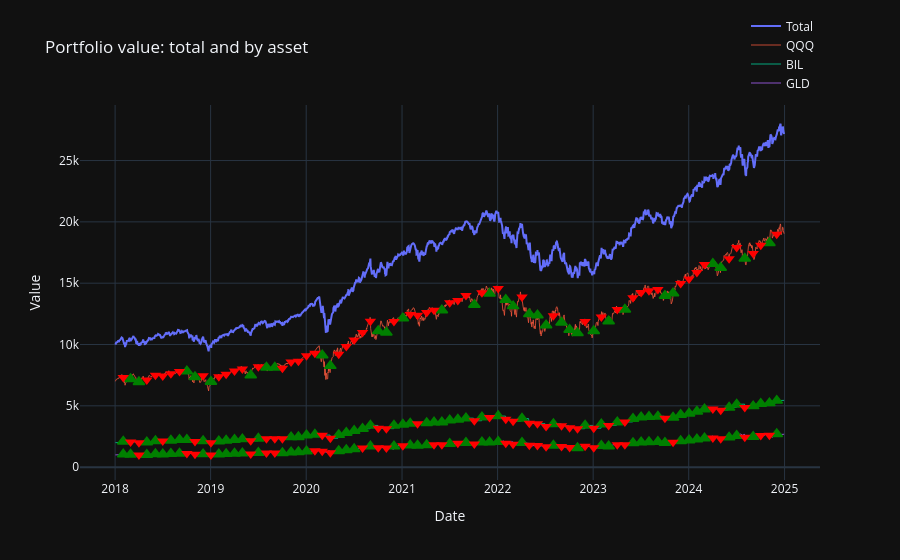

The notebook cell this image was saved under:
### Code cell
from tiportfolio.report import plot_portfolio_with_assets_interactive

fig = plot_portfolio_with_assets_interactive(result, mark_rebalances=True)
fig.show()

### Figure 1 — Plotly figure (JSON) as saved in the notebook; plotly's stock layout.template omitted (floating-point values rounded to 4 significant figures; data arrays with more than 128 entries replaced by an {"elided": "..."} marker saying what was removed)
{"data": [{"hovertemplate": "Date: %{x|%Y-%m-%d}<br>Value: %{y:,.2f}<extra></extra>", "line": {"width": 2}, "mode": "lines", "name": "Total", "x": {"elided": "1760 str values"}, "y": {"elided": "1760 float values"}, "type": "scatter"}, {"customdata": {"elided": "1760 float values"}, "hovertemplate": "Date: %{x|%Y-%m-%d}<br>QQQ: %{y:,.2f} (%{customdata:.1f}% of portfolio)<extra></extra>", "line": {"width": 1}, "mode": "lines", "name": "QQQ", "opacity": 0.8, "x": {"elided": "1760 str values"}, "y": {"elided": "1760 float values"}, "type": "scatter"}, {"customdata": {"elided": "1760 float values"}, "hovertemplate": "Date: %{x|%Y-%m-%d}<br>BIL: %{y:,.2f} (%{customdata:.1f}% of portfolio)<extra></extra>", "line": {"width": 1}, "mode": "lines", "name": "BIL", "opacity": 0.8, "x": {"elided": "1760 str values"}, "y": {"elided": "1760 float values"}, "type": "scatter"}, {"customdata": {"elided": "1760 float values"}, "hovertemplate": "Date: %{x|%Y-%m-%d}<br>GLD: %{y:,.2f} (%{customdata:.1f}% of portfolio)<extra></extra>", "line": {"width": 1}, "mode": "lines", "name": "GLD", "opacity": 0.8, "x": {"elided": "1760 str values"}, "y": {"elided": "1760 float values"}, "type": "scatter"}, {"hoverinfo": "text", "hovertext": ["QQQ Buy<br>Date: 2018-03-01<br>Price: 155.60<br>Qty: 0.1777", "QQQ Buy<br>Date: 2018-04-02<br>Price: 147.36<br>Qty: 0.8858", "QQQ Buy<br>Date: 2018-10-02<br>Price: 176.71<br>Qty: 0.0323", "QQQ Buy<br>Date: 2018-11-02<br>Price: 161.13<br>Qty: 1.4178", "QQQ Buy<br>Date: 2019-01-02<br>Price: 147.77<br>Qty: 1.7209", "QQQ Buy<br>Date: 2019-06-03<br>Price: 162.61<br>Qty: 1.6427", "QQQ Buy<br>Date: 2019-08-02<br>Price: 179.47<br>Qty: 0.2973", "QQQ Buy<br>Date: 2019-09-03<br>Price: 177.84<br>Qty: 0.4678", "QQQ Buy<br>Date: 2020-03-02<br>Price: 208.18<br>Qty: 0.3972", "QQQ Buy<br>Date: 2020-04-02<br>Price: 179.31<br>Qty: 2.2279", "QQQ Buy<br>Date: 2020-10-02<br>Price: 265.27<br>Qty: 1.1441", "QQQ Buy<br>Date: 2020-11-02<br>Price: 261.08<br>Qty: 0.1886", "QQQ Buy<br>Date: 2021-01-04<br>Price: 299.66<br>Qty: 0.0323", "QQQ Buy<br>Date: 2021-06-02<br>Price: 323.47<br>Qty: 0.3522", "QQQ Buy<br>Date: 2021-10-04<br>Price: 342.83<br>Qty: 0.7842", "QQQ Buy<br>Date: 2021-12-01<br>Price: 376.37<br>Qty: 0.0334", "QQQ Buy<br>Date: 2022-02-01<br>Price: 355.83<br>Qty: 1.1033", "QQQ Buy<br>Date: 2022-03-01<br>Price: 332.43<br>Qty: 1.1359", "QQQ Buy<br>Date: 2022-05-02<br>Price: 310.42<br>Qty: 1.6802", "QQQ Buy<br>Date: 2022-06-02<br>Price: 306.42<br>Qty: 0.1777", "QQQ Buy<br>Date: 2022-07-05<br>Price: 280.22<br>Qty: 0.8951", "QQQ Buy<br>Date: 2022-09-02<br>Price: 288.24<br>Qty: 0.6759", "QQQ Buy<br>Date: 2022-10-03<br>Price: 268.06<br>Qty: 0.9133", "QQQ Buy<br>Date: 2022-11-02<br>Price: 260.37<br>Qty: 0.2261", "QQQ Buy<br>Date: 2023-01-03<br>Price: 259.82<br>Qty: 1.4547", "QQQ Buy<br>Date: 2023-03-01<br>Price: 286.07<br>Qty: 0.1879", "QQQ Buy<br>Date: 2023-05-02<br>Price: 314.24<br>Qty: 0.1218", "QQQ Buy<br>Date: 2023-10-02<br>Price: 356.44<br>Qty: 0.3516", "QQQ Buy<br>Date: 2023-11-02<br>Price: 358.59<br>Qty: 0.2991", "QQQ Buy<br>Date: 2024-04-02<br>Price: 436.89<br>Qty: 0.4854", "QQQ Buy<br>Date: 2024-05-02<br>Price: 422.82<br>Qty: 0.4572", "QQQ Buy<br>Date: 2024-08-02<br>Price: 445.18<br>Qty: 1.1684", "QQQ Buy<br>Date: 2024-11-04<br>Price: 482.81<br>Qty: 0.0468"], "legendgroup": "QQQ", "marker": {"color": "green", "line": {"color": "green", "width": 1.5}, "size": 10, "symbol": "triangle-up"}, "mode": "markers", "name": "QQQ Buy", "showlegend": false, "x": ["2018-03-01T05:00:00+00:00", "2018-04-02T04:00:00+00:00", "2018-10-02T04:00:00+00:00", "2018-11-02T04:00:00+00:00", "2019-01-02T05:00:00+00:00", "2019-06-03T04:00:00+00:00", "2019-08-02T04:00:00+00:00", "2019-09-03T04:00:00+00:00", "2020-03-02T05:00:00+00:00", "2020-04-02T04:00:00+00:00", "2020-10-02T04:00:00+00:00", "2020-11-02T05:00:00+00:00", "2021-01-04T05:00:00+00:00", "2021-06-02T04:00:00+00:00", "2021-10-04T04:00:00+00:00", "2021-12-01T05:00:00+00:00", "2022-02-01T05:00:00+00:00", "2022-03-01T05:00:00+00:00", "2022-05-02T04:00:00+00:00", "2022-06-02T04:00:00+00:00", "2022-07-05T04:00:00+00:00", "2022-09-02T04:00:00+00:00", "2022-10-03T04:00:00+00:00", "2022-11-02T04:00:00+00:00", "2023-01-03T05:00:00+00:00", "2023-03-01T05:00:00+00:00", "2023-05-02T04:00:00+00:00", "2023-10-02T04:00:00+00:00", "2023-11-02T04:00:00+00:00", "2024-04-02T04:00:00+00:00", "2024-05-02T04:00:00+00:00", "2024-08-02T04:00:00+00:00", "2024-11-04T05:00:00+00:00"], "y": [7187.0, 6937.0, 7814.0, 7354.0, 6965.0, 7504.0, 8122.0, 8131.0, 9127.0, 8260.0, 11110.0, 10980.0, 12150.0, 12800.0, 13250.0, 14170.0, 13650.0, 13130.0, 12490.0, 12390.0, 11580.0, 11790.0, 11210.0, 10950.0, 11100.0, 11900.0, 12850.0, 13990.0, 14180.0, 16600.0, 16250.0, 17020.0, 18280.0], "type": "scatter"}, {"hoverinfo": "text", "hovertext": ["QQQ Sell<br>Date: 2018-02-01<br>Price: 158.89<br>Qty: -0.6765", "QQQ Sell<br>Date: 2018-05-02<br>Price: 153.34<br>Qty: -0.6683", "QQQ Sell<br>Date: 2018-06-04<br>Price: 165.16<br>Qty: -1.0266", "QQQ Sell<br>Date: 2018-07-02<br>Price: 164.09<br>Qty: -0.0843", "QQQ Sell<br>Date: 2018-08-02<br>Price: 170.49<br>Qty: -0.6061", "QQQ Sell<br>Date: 2018-09-04<br>Price: 176.48<br>Qty: -0.5006", "QQQ Sell<br>Date: 2018-12-03<br>Price: 163.94<br>Qty: -0.2286", "QQQ Sell<br>Date: 2019-02-01<br>Price: 159.76<br>Qty: -0.9302", "QQQ Sell<br>Date: 2019-03-01<br>Price: 166.38<br>Qty: -0.6283", "QQQ Sell<br>Date: 2019-04-02<br>Price: 174.66<br>Qty: -0.6302", "QQQ Sell<br>Date: 2019-05-02<br>Price: 179.80<br>Qty: -0.4403", "QQQ Sell<br>Date: 2019-07-02<br>Price: 182.02<br>Qty: -1.1878", "QQQ Sell<br>Date: 2019-10-02<br>Price: 176.66<br>Qty: -0.0365", "QQQ Sell<br>Date: 2019-11-04<br>Price: 192.07<br>Qty: -1.0586", "QQQ Sell<br>Date: 2019-12-02<br>Price: 194.85<br>Qty: -0.3169", "QQQ Sell<br>Date: 2020-01-02<br>Price: 207.93<br>Qty: -0.6389", "QQQ Sell<br>Date: 2020-02-03<br>Price: 213.92<br>Qty: -0.2292", "QQQ Sell<br>Date: 2020-05-04<br>Price: 207.47<br>Qty: -1.6577", "QQQ Sell<br>Date: 2020-06-02<br>Price: 227.15<br>Qty: -1.0961", "QQQ Sell<br>Date: 2020-07-02<br>Price: 243.53<br>Qty: -0.7652", "QQQ Sell<br>Date: 2020-08-03<br>Price: 260.13<br>Qty: -0.3704", "QQQ Sell<br>Date: 2020-09-02<br>Price: 292.36<br>Qty: -1.4550", "QQQ Sell<br>Date: 2020-12-01<br>Price: 293.46<br>Qty: -1.5564", "QQQ Sell<br>Date: 2021-02-01<br>Price: 312.36<br>Qty: -0.6669", "QQQ Sell<br>Date: 2021-03-01<br>Price: 313.50<br>Qty: -0.3340", "QQQ Sell<br>Date: 2021-04-05<br>Price: 321.12<br>Qty: -0.2721", "QQQ Sell<br>Date: 2021-05-03<br>Price: 326.11<br>Qty: -0.0396", "QQQ Sell<br>Date: 2021-07-02<br>Price: 348.28<br>Qty: -1.0826", "QQQ Sell<br>Date: 2021-08-02<br>Price: 354.07<br>Qty: -0.1373", "QQQ Sell<br>Date: 2021-09-02<br>Price: 369.42<br>Qty: -0.4849", "QQQ Sell<br>Date: 2021-11-02<br>Price: 378.24<br>Qty: -1.0474", "QQQ Sell<br>Date: 2022-01-03<br>Price: 391.03<br>Qty: -0.3769", "QQQ Sell<br>Date: 2022-04-04<br>Price: 359.95<br>Qty: -0.9302", "QQQ Sell<br>Date: 2022-08-02<br>Price: 306.95<br>Qty: -1.0907", "QQQ Sell<br>Date: 2022-12-01<br>Price: 287.84<br>Qty: -0.7960", "QQQ Sell<br>Date: 2023-02-01<br>Price: 295.62<br>Qty: -1.2979", "QQQ Sell<br>Date: 2023-04-03<br>Price: 314.99<br>Qty: -0.8096", "QQQ Sell<br>Date: 2023-06-02<br>Price: 348.94<br>Qty: -1.3136", "QQQ Sell<br>Date: 2023-07-03<br>Price: 364.83<br>Qty: -0.5394", "QQQ Sell<br>Date: 2023-08-02<br>Price: 368.87<br>Qty: -0.0734", "QQQ Sell<br>Date: 2023-09-05<br>Price: 372.49<br>Qty: -0.0963", "QQQ Sell<br>Date: 2023-12-01<br>Price: 384.74<br>Qty: -0.6170", "QQQ Sell<br>Date: 2024-01-02<br>Price: 398.22<br>Qty: -0.3887", "QQQ Sell<br>Date: 2024-02-01<br>Price: 417.30<br>Qty: -0.5000", "QQQ Sell<br>Date: 2024-03-01<br>Price: 440.77<br>Qty: -0.5304", "QQQ Sell<br>Date: 2024-06-03<br>Price: 448.80<br>Qty: -0.5690", "QQQ Sell<br>Date: 2024-07-02<br>Price: 483.10<br>Qty: -0.8038", "QQQ Sell<br>Date: 2024-09-03<br>Price: 458.13<br>Qty: -0.2106", "QQQ Sell<br>Date: 2024-10-02<br>Price: 478.78<br>Qty: -0.2196", "QQQ Sell<br>Date: 2024-12-02<br>Price: 511.90<br>Qty: -0.7541"], "legendgroup": "QQQ", "marker": {"color": "red", "size": 10, "symbol": "triangle-down"}, "mode": "markers", "name": "QQQ Sell", "showlegend": false, "x": ["2018-02-01T05:00:00+00:00", "2018-05-02T04:00:00+00:00", "2018-06-04T04:00:00+00:00", "2018-07-02T04:00:00+00:00", "2018-08-02T04:00:00+00:00", "2018-09-04T04:00:00+00:00", "2018-12-03T05:00:00+00:00", "2019-02-01T05:00:00+00:00", "2019-03-01T05:00:00+00:00", "2019-04-02T04:00:00+00:00", "2019-05-02T04:00:00+00:00", "2019-07-02T04:00:00+00:00", "2019-10-02T04:00:00+00:00", "2019-11-04T05:00:00+00:00", "2019-12-02T05:00:00+00:00", "2020-01-02T05:00:00+00:00", "2020-02-03T05:00:00+00:00", "2020-05-04T04:00:00+00:00", "2020-06-02T04:00:00+00:00", "2020-07-02T04:00:00+00:00", "2020-08-03T04:00:00+00:00", "2020-09-02T04:00:00+00:00", "2020-12-01T05:00:00+00:00", "2021-02-01T05:00:00+00:00", "2021-03-01T05:00:00+00:00", "2021-04-05T04:00:00+00:00", "2021-05-03T04:00:00+00:00", "2021-07-02T04:00:00+00:00", "2021-08-02T04:00:00+00:00", "2021-09-02T04:00:00+00:00", "2021-11-02T04:00:00+00:00", "2022-01-03T05:00:00+00:00", "2022-04-04T04:00:00+00:00", "2022-08-02T04:00:00+00:00", "2022-12-01T05:00:00+00:00", "2023-02-01T05:00:00+00:00", "2023-04-03T04:00:00+00:00", "2023-06-02T04:00:00+00:00", "2023-07-03T04:00:00+00:00", "2023-08-02T04:00:00+00:00", "2023-09-05T04:00:00+00:00", "2023-12-01T05:00:00+00:00", "2024-01-02T05:00:00+00:00", "2024-02-01T05:00:00+00:00", "2024-03-01T05:00:00+00:00", "2024-06-03T04:00:00+00:00", "2024-07-02T04:00:00+00:00", "2024-09-03T04:00:00+00:00", "2024-10-02T04:00:00+00:00", "2024-12-02T05:00:00+00:00"], "y": [7311.0, 7116.0, 7495.0, 7433.0, 7619.0, 7799.0, 7445.0, 7381.0, 7583.0, 7850.0, 8002.0, 8183.0, 8071.0, 8572.0, 8634.0, 9081.0, 9293.0, 9214.0, 9839.0, 10360.0, 10970.0, 11910.0, 11890.0, 12450.0, 12390.0, 12610.0, 12790.0, 13410.0, 13580.0, 13990.0, 14220.0, 14570.0, 13880.0, 12350.0, 11870.0, 12240.0, 12850.0, 13820.0, 14250.0, 14380.0, 14480.0, 14970.0, 15340.0, 15870.0, 16530.0, 17000.0, 17910.0, 17420.0, 18100.0, 18990.0], "type": "scatter"}, {"hoverinfo": "text", "hovertext": ["BIL Buy<br>Date: 2018-02-01<br>Price: 75.17<br>Qty: 1.1496", "BIL Buy<br>Date: 2018-05-02<br>Price: 75.42<br>Qty: 0.6469", "BIL Buy<br>Date: 2018-06-04<br>Price: 75.54<br>Qty: 1.3906", "BIL Buy<br>Date: 2018-08-02<br>Price: 75.75<br>Qty: 0.6592", "BIL Buy<br>Date: 2018-09-04<br>Price: 75.87<br>Qty: 0.6300", "BIL Buy<br>Date: 2018-10-02<br>Price: 75.98<br>Qty: 0.0171", "BIL Buy<br>Date: 2018-12-03<br>Price: 76.24<br>Qty: 0.2931", "BIL Buy<br>Date: 2019-02-01<br>Price: 76.52<br>Qty: 1.5041", "BIL Buy<br>Date: 2019-03-01<br>Price: 76.66<br>Qty: 0.7000", "BIL Buy<br>Date: 2019-04-02<br>Price: 76.79<br>Qty: 0.9466", "BIL Buy<br>Date: 2019-05-02<br>Price: 76.95<br>Qty: 0.5031", "BIL Buy<br>Date: 2019-07-02<br>Price: 77.24<br>Qty: 2.4631", "BIL Buy<br>Date: 2019-11-04<br>Price: 77.77<br>Qty: 1.7860", "BIL Buy<br>Date: 2019-12-02<br>Price: 77.85<br>Qty: 0.1964", "BIL Buy<br>Date: 2020-01-02<br>Price: 77.96<br>Qty: 1.5926", "BIL Buy<br>Date: 2020-02-03<br>Price: 78.03<br>Qty: 0.7485", "BIL Buy<br>Date: 2020-05-04<br>Price: 78.25<br>Qty: 3.4926", "BIL Buy<br>Date: 2020-06-02<br>Price: 78.26<br>Qty: 2.2776", "BIL Buy<br>Date: 2020-07-02<br>Price: 78.26<br>Qty: 1.9099", "BIL Buy<br>Date: 2020-08-03<br>Price: 78.25<br>Qty: 2.2320", "BIL Buy<br>Date: 2020-09-02<br>Price: 78.26<br>Qty: 3.4049", "BIL Buy<br>Date: 2020-12-01<br>Price: 78.23<br>Qty: 3.3157", "BIL Buy<br>Date: 2021-01-04<br>Price: 78.24<br>Qty: 0.9468", "BIL Buy<br>Date: 2021-02-01<br>Price: 78.24<br>Qty: 1.1190", "BIL Buy<br>Date: 2021-04-05<br>Price: 78.23<br>Qty: 0.7810", "BIL Buy<br>Date: 2021-05-03<br>Price: 78.23<br>Qty: 0.6683", "BIL Buy<br>Date: 2021-06-02<br>Price: 78.21<br>Qty: 0.0499", "BIL Buy<br>Date: 2021-07-02<br>Price: 78.20<br>Qty: 2.2154", "BIL Buy<br>Date: 2021-08-02<br>Price: 78.19<br>Qty: 0.6430", "BIL Buy<br>Date: 2021-09-02<br>Price: 78.20<br>Qty: 1.4900", "BIL Buy<br>Date: 2021-11-02<br>Price: 78.17<br>Qty: 3.5544", "BIL Buy<br>Date: 2022-01-03<br>Price: 78.16<br>Qty: 1.4848", "BIL Buy<br>Date: 2022-04-04<br>Price: 78.16<br>Qty: 2.7436", "BIL Buy<br>Date: 2022-08-02<br>Price: 78.29<br>Qty: 2.7821", "BIL Buy<br>Date: 2022-12-01<br>Price: 78.97<br>Qty: 3.2343", "BIL Buy<br>Date: 2023-02-01<br>Price: 79.47<br>Qty: 4.0065", "BIL Buy<br>Date: 2023-04-03<br>Price: 80.08<br>Qty: 3.2064", "BIL Buy<br>Date: 2023-06-02<br>Price: 80.71<br>Qty: 3.1929", "BIL Buy<br>Date: 2023-07-03<br>Price: 81.05<br>Qty: 1.3190", "BIL Buy<br>Date: 2023-08-02<br>Price: 81.37<br>Qty: 0.2615", "BIL Buy<br>Date: 2023-09-05<br>Price: 81.77<br>Qty: 0.1207", "BIL Buy<br>Date: 2023-11-02<br>Price: 82.47<br>Qty: 0.4337", "BIL Buy<br>Date: 2023-12-01<br>Price: 82.82<br>Qty: 2.5402", "BIL Buy<br>Date: 2024-01-02<br>Price: 83.17<br>Qty: 1.0531", "BIL Buy<br>Date: 2024-02-01<br>Price: 83.56<br>Qty: 1.5543", "BIL Buy<br>Date: 2024-03-01<br>Price: 83.91<br>Qty: 2.0168", "BIL Buy<br>Date: 2024-06-03<br>Price: 85.00<br>Qty: 2.2793", "BIL Buy<br>Date: 2024-07-02<br>Price: 85.36<br>Qty: 2.8075", "BIL Buy<br>Date: 2024-09-03<br>Price: 86.14<br>Qty: 1.0789", "BIL Buy<br>Date: 2024-10-02<br>Price: 86.49<br>Qty: 2.0129", "BIL Buy<br>Date: 2024-11-04<br>Price: 86.86<br>Qty: 0.3208", "BIL Buy<br>Date: 2024-12-02<br>Price: 87.15<br>Qty: 2.1445"], "legendgroup": "BIL", "marker": {"color": "green", "line": {"color": "green", "width": 1.5}, "size": 10, "symbol": "triangle-up"}, "mode": "markers", "name": "BIL Buy", "showlegend": false, "x": ["2018-02-01T05:00:00+00:00", "2018-05-02T04:00:00+00:00", "2018-06-04T04:00:00+00:00", "2018-08-02T04:00:00+00:00", "2018-09-04T04:00:00+00:00", "2018-10-02T04:00:00+00:00", "2018-12-03T05:00:00+00:00", "2019-02-01T05:00:00+00:00", "2019-03-01T05:00:00+00:00", "2019-04-02T04:00:00+00:00", "2019-05-02T04:00:00+00:00", "2019-07-02T04:00:00+00:00", "2019-11-04T05:00:00+00:00", "2019-12-02T05:00:00+00:00", "2020-01-02T05:00:00+00:00", "2020-02-03T05:00:00+00:00", "2020-05-04T04:00:00+00:00", "2020-06-02T04:00:00+00:00", "2020-07-02T04:00:00+00:00", "2020-08-03T04:00:00+00:00", "2020-09-02T04:00:00+00:00", "2020-12-01T05:00:00+00:00", "2021-01-04T05:00:00+00:00", "2021-02-01T05:00:00+00:00", "2021-04-05T04:00:00+00:00", "2021-05-03T04:00:00+00:00", "2021-06-02T04:00:00+00:00", "2021-07-02T04:00:00+00:00", "2021-08-02T04:00:00+00:00", "2021-09-02T04:00:00+00:00", "2021-11-02T04:00:00+00:00", "2022-01-03T05:00:00+00:00", "2022-04-04T04:00:00+00:00", "2022-08-02T04:00:00+00:00", "2022-12-01T05:00:00+00:00", "2023-02-01T05:00:00+00:00", "2023-04-03T04:00:00+00:00", "2023-06-02T04:00:00+00:00", "2023-07-03T04:00:00+00:00", "2023-08-02T04:00:00+00:00", "2023-09-05T04:00:00+00:00", "2023-11-02T04:00:00+00:00", "2023-12-01T05:00:00+00:00", "2024-01-02T05:00:00+00:00", "2024-02-01T05:00:00+00:00", "2024-03-01T05:00:00+00:00", "2024-06-03T04:00:00+00:00", "2024-07-02T04:00:00+00:00", "2024-09-03T04:00:00+00:00", "2024-10-02T04:00:00+00:00", "2024-11-04T05:00:00+00:00", "2024-12-02T05:00:00+00:00"], "y": [2089.0, 2033.0, 2141.0, 2177.0, 2228.0, 2233.0, 2127.0, 2109.0, 2166.0, 2243.0, 2286.0, 2338.0, 2449.0, 2467.0, 2595.0, 2655.0, 2633.0, 2811.0, 2961.0, 3135.0, 3402.0, 3396.0, 3470.0, 3558.0, 3602.0, 3654.0, 3657.0, 3830.0, 3880.0, 3997.0, 4064.0, 4163.0, 3967.0, 3528.0, 3392.0, 3497.0, 3671.0, 3947.0, 4071.0, 4108.0, 4138.0, 4051.0, 4278.0, 4384.0, 4534.0, 4723.0, 4856.0, 5117.0, 4978.0, 5172.0, 5222.0, 5426.0], "type": "scatter"}, {"hoverinfo": "text", "hovertext": ["BIL Sell<br>Date: 2018-03-01<br>Price: 75.24<br>Qty: -0.4957", "BIL Sell<br>Date: 2018-04-02<br>Price: 75.33<br>Qty: -0.9811", "BIL Sell<br>Date: 2018-07-02<br>Price: 75.63<br>Qty: -0.2695", "BIL Sell<br>Date: 2018-11-02<br>Price: 76.11<br>Qty: -1.7790", "BIL Sell<br>Date: 2019-01-02<br>Price: 76.37<br>Qty: -1.8433", "BIL Sell<br>Date: 2019-06-03<br>Price: 77.10<br>Qty: -1.9029", "BIL Sell<br>Date: 2019-08-02<br>Price: 77.40<br>Qty: -0.2888", "BIL Sell<br>Date: 2019-09-03<br>Price: 77.52<br>Qty: -0.0117", "BIL Sell<br>Date: 2019-10-02<br>Price: 77.63<br>Qty: -0.2648", "BIL Sell<br>Date: 2020-03-02<br>Price: 78.14<br>Qty: -0.6573", "BIL Sell<br>Date: 2020-04-02<br>Price: 78.28<br>Qty: -3.2212", "BIL Sell<br>Date: 2020-10-02<br>Price: 78.24<br>Qty: -2.9093", "BIL Sell<br>Date: 2020-11-02<br>Price: 78.25<br>Qty: -0.4659", "BIL Sell<br>Date: 2021-03-01<br>Price: 78.23<br>Qty: -0.2107", "BIL Sell<br>Date: 2021-10-04<br>Price: 78.17<br>Qty: -2.6780", "BIL Sell<br>Date: 2021-12-01<br>Price: 78.17<br>Qty: -0.2110", "BIL Sell<br>Date: 2022-02-01<br>Price: 78.16<br>Qty: -3.3593", "BIL Sell<br>Date: 2022-03-01<br>Price: 78.15<br>Qty: -1.8951", "BIL Sell<br>Date: 2022-05-02<br>Price: 78.17<br>Qty: -5.0825", "BIL Sell<br>Date: 2022-06-02<br>Price: 78.20<br>Qty: -0.4068", "BIL Sell<br>Date: 2022-07-05<br>Price: 78.24<br>Qty: -2.9752", "BIL Sell<br>Date: 2022-09-02<br>Price: 78.45<br>Qty: -2.1239", "BIL Sell<br>Date: 2022-10-03<br>Price: 78.56<br>Qty: -2.1721", "BIL Sell<br>Date: 2022-11-02<br>Price: 78.74<br>Qty: -1.0465", "BIL Sell<br>Date: 2023-01-03<br>Price: 79.25<br>Qty: -2.9563", "BIL Sell<br>Date: 2023-03-01<br>Price: 79.75<br>Qty: -1.3787", "BIL Sell<br>Date: 2023-05-02<br>Price: 80.34<br>Qty: -0.1210", "BIL Sell<br>Date: 2023-10-02<br>Price: 82.08<br>Qty: -1.9274", "BIL Sell<br>Date: 2024-04-02<br>Price: 84.27<br>Qty: -0.0147", "BIL Sell<br>Date: 2024-05-02<br>Price: 84.66<br>Qty: -1.4105", "BIL Sell<br>Date: 2024-08-02<br>Price: 85.77<br>Qty: -3.2364"], "legendgroup": "BIL", "marker": {"color": "red", "size": 10, "symbol": "triangle-down"}, "mode": "markers", "name": "BIL Sell", "showlegend": false, "x": ["2018-03-01T05:00:00+00:00", "2018-04-02T04:00:00+00:00", "2018-07-02T04:00:00+00:00", "2018-11-02T04:00:00+00:00", "2019-01-02T05:00:00+00:00", "2019-06-03T04:00:00+00:00", "2019-08-02T04:00:00+00:00", "2019-09-03T04:00:00+00:00", "2019-10-02T04:00:00+00:00", "2020-03-02T05:00:00+00:00", "2020-04-02T04:00:00+00:00", "2020-10-02T04:00:00+00:00", "2020-11-02T05:00:00+00:00", "2021-03-01T05:00:00+00:00", "2021-10-04T04:00:00+00:00", "2021-12-01T05:00:00+00:00", "2022-02-01T05:00:00+00:00", "2022-03-01T05:00:00+00:00", "2022-05-02T04:00:00+00:00", "2022-06-02T04:00:00+00:00", "2022-07-05T04:00:00+00:00", "2022-09-02T04:00:00+00:00", "2022-10-03T04:00:00+00:00", "2022-11-02T04:00:00+00:00", "2023-01-03T05:00:00+00:00", "2023-03-01T05:00:00+00:00", "2023-05-02T04:00:00+00:00", "2023-10-02T04:00:00+00:00", "2024-04-02T04:00:00+00:00", "2024-05-02T04:00:00+00:00", "2024-08-02T04:00:00+00:00"], "y": [2053.0, 1982.0, 2124.0, 2101.0, 1990.0, 2144.0, 2321.0, 2323.0, 2306.0, 2608.0, 2360.0, 3173.0, 3137.0, 3541.0, 3786.0, 4047.0, 3900.0, 3752.0, 3570.0, 3539.0, 3308.0, 3369.0, 3203.0, 3128.0, 3170.0, 3400.0, 3673.0, 3996.0, 4742.0, 4644.0, 4864.0], "type": "scatter"}, {"hoverinfo": "text", "hovertext": ["GLD Buy<br>Date: 2018-02-01<br>Price: 128.07<br>Qty: 0.1645", "GLD Buy<br>Date: 2018-03-01<br>Price: 124.72<br>Qty: 0.0773", "GLD Buy<br>Date: 2018-05-02<br>Price: 123.65<br>Qty: 0.4342", "GLD Buy<br>Date: 2018-06-04<br>Price: 122.39<br>Qty: 0.5270", "GLD Buy<br>Date: 2018-07-02<br>Price: 117.46<br>Qty: 0.2913", "GLD Buy<br>Date: 2018-08-02<br>Price: 114.50<br>Qty: 0.4665", "GLD Buy<br>Date: 2018-09-04<br>Price: 112.93<br>Qty: 0.3590", "GLD Buy<br>Date: 2018-12-03<br>Price: 116.41<br>Qty: 0.1300", "GLD Buy<br>Date: 2019-02-01<br>Price: 124.50<br>Qty: 0.2691", "GLD Buy<br>Date: 2019-03-01<br>Price: 121.89<br>Qty: 0.4173", "GLD Buy<br>Date: 2019-04-02<br>Price: 121.98<br>Qty: 0.3065", "GLD Buy<br>Date: 2019-05-02<br>Price: 119.94<br>Qty: 0.3372", "GLD Buy<br>Date: 2019-07-02<br>Price: 133.41<br>Qty: 0.1945", "GLD Buy<br>Date: 2019-10-02<br>Price: 141.28<br>Qty: 0.1911", "GLD Buy<br>Date: 2019-11-04<br>Price: 142.15<br>Qty: 0.4532", "GLD Buy<br>Date: 2019-12-02<br>Price: 137.79<br>Qty: 0.3372", "GLD Buy<br>Date: 2020-01-02<br>Price: 143.95<br>Qty: 0.0603", "GLD Buy<br>Date: 2020-05-04<br>Price: 160.34<br>Qty: 0.4405", "GLD Buy<br>Date: 2020-06-02<br>Price: 162.60<br>Qty: 0.4350", "GLD Buy<br>Date: 2020-07-02<br>Price: 166.98<br>Qty: 0.2208", "GLD Buy<br>Date: 2020-09-02<br>Price: 182.62<br>Qty: 0.8703", "GLD Buy<br>Date: 2020-12-01<br>Price: 170.19<br>Qty: 1.1596", "GLD Buy<br>Date: 2021-02-01<br>Price: 174.23<br>Qty: 0.6932", "GLD Buy<br>Date: 2021-03-01<br>Price: 161.53<br>Qty: 0.7503", "GLD Buy<br>Date: 2021-04-05<br>Price: 161.92<br>Qty: 0.1623", "GLD Buy<br>Date: 2021-07-02<br>Price: 167.29<br>Qty: 1.2183", "GLD Buy<br>Date: 2021-09-02<br>Price: 169.25<br>Qty: 0.3700", "GLD Buy<br>Date: 2021-11-02<br>Price: 167.16<br>Qty: 0.7078", "GLD Buy<br>Date: 2021-12-01<br>Price: 166.16<br>Qty: 0.0235", "GLD Buy<br>Date: 2022-01-03<br>Price: 168.33<br>Qty: 0.1862", "GLD Buy<br>Date: 2022-04-04<br>Price: 180.37<br>Qty: 0.6674", "GLD Buy<br>Date: 2022-08-02<br>Price: 164.05<br>Qty: 0.7131", "GLD Buy<br>Date: 2022-11-02<br>Price: 152.39<br>Qty: 0.1544", "GLD Buy<br>Date: 2023-02-01<br>Price: 181.67<br>Qty: 0.3593", "GLD Buy<br>Date: 2023-03-01<br>Price: 170.76<br>Qty: 0.3291", "GLD Buy<br>Date: 2023-06-02<br>Price: 181.05<br>Qty: 1.1084", "GLD Buy<br>Date: 2023-07-03<br>Price: 178.47<br>Qty: 0.5037", "GLD Buy<br>Date: 2023-08-02<br>Price: 179.60<br>Qty: 0.0322", "GLD Buy<br>Date: 2023-09-05<br>Price: 178.64<br>Qty: 0.1456", "GLD Buy<br>Date: 2023-10-02<br>Price: 169.65<br>Qty: 0.1938", "GLD Buy<br>Date: 2023-12-01<br>Price: 192.01<br>Qty: 0.1406", "GLD Buy<br>Date: 2024-01-02<br>Price: 190.72<br>Qty: 0.3524", "GLD Buy<br>Date: 2024-02-01<br>Price: 190.41<br>Qty: 0.4137", "GLD Buy<br>Date: 2024-03-01<br>Price: 192.89<br>Qty: 0.3348", "GLD Buy<br>Date: 2024-06-03<br>Price: 217.22<br>Qty: 0.2837", "GLD Buy<br>Date: 2024-07-02<br>Price: 215.56<br>Qty: 0.6897", "GLD Buy<br>Date: 2024-09-03<br>Price: 230.29<br>Qty: 0.0154", "GLD Buy<br>Date: 2024-12-02<br>Price: 243.44<br>Qty: 0.8180"], "legendgroup": "GLD", "marker": {"color": "green", "line": {"color": "green", "width": 1.5}, "size": 10, "symbol": "triangle-up"}, "mode": "markers", "name": "GLD Buy", "showlegend": false, "x": ["2018-02-01T05:00:00+00:00", "2018-03-01T05:00:00+00:00", "2018-05-02T04:00:00+00:00", "2018-06-04T04:00:00+00:00", "2018-07-02T04:00:00+00:00", "2018-08-02T04:00:00+00:00", "2018-09-04T04:00:00+00:00", "2018-12-03T05:00:00+00:00", "2019-02-01T05:00:00+00:00", "2019-03-01T05:00:00+00:00", "2019-04-02T04:00:00+00:00", "2019-05-02T04:00:00+00:00", "2019-07-02T04:00:00+00:00", "2019-10-02T04:00:00+00:00", "2019-11-04T05:00:00+00:00", "2019-12-02T05:00:00+00:00", "2020-01-02T05:00:00+00:00", "2020-05-04T04:00:00+00:00", "2020-06-02T04:00:00+00:00", "2020-07-02T04:00:00+00:00", "2020-09-02T04:00:00+00:00", "2020-12-01T05:00:00+00:00", "2021-02-01T05:00:00+00:00", "2021-03-01T05:00:00+00:00", "2021-04-05T04:00:00+00:00", "2021-07-02T04:00:00+00:00", "2021-09-02T04:00:00+00:00", "2021-11-02T04:00:00+00:00", "2021-12-01T05:00:00+00:00", "2022-01-03T05:00:00+00:00", "2022-04-04T04:00:00+00:00", "2022-08-02T04:00:00+00:00", "2022-11-02T04:00:00+00:00", "2023-02-01T05:00:00+00:00", "2023-03-01T05:00:00+00:00", "2023-06-02T04:00:00+00:00", "2023-07-03T04:00:00+00:00", "2023-08-02T04:00:00+00:00", "2023-09-05T04:00:00+00:00", "2023-10-02T04:00:00+00:00", "2023-12-01T05:00:00+00:00", "2024-01-02T05:00:00+00:00", "2024-02-01T05:00:00+00:00", "2024-03-01T05:00:00+00:00", "2024-06-03T04:00:00+00:00", "2024-07-02T04:00:00+00:00", "2024-09-03T04:00:00+00:00", "2024-12-02T05:00:00+00:00"], "y": [1044.0, 1027.0, 1017.0, 1071.0, 1062.0, 1088.0, 1114.0, 1064.0, 1054.0, 1083.0, 1121.0, 1143.0, 1169.0, 1153.0, 1225.0, 1233.0, 1297.0, 1316.0, 1406.0, 1480.0, 1701.0, 1698.0, 1779.0, 1770.0, 1801.0, 1915.0, 1998.0, 2032.0, 2024.0, 2081.0, 1983.0, 1764.0, 1564.0, 1749.0, 1700.0, 1974.0, 2035.0, 2054.0, 2069.0, 1998.0, 2139.0, 2192.0, 2267.0, 2361.0, 2428.0, 2558.0, 2489.0, 2713.0], "type": "scatter"}, {"hoverinfo": "text", "hovertext": ["GLD Sell<br>Date: 2018-04-02<br>Price: 127.26<br>Qty: -0.4450", "GLD Sell<br>Date: 2018-10-02<br>Price: 113.87<br>Qty: -0.0615", "GLD Sell<br>Date: 2018-11-02<br>Price: 116.65<br>Qty: -0.7976", "GLD Sell<br>Date: 2019-01-02<br>Price: 121.33<br>Qty: -0.9356", "GLD Sell<br>Date: 2019-06-03<br>Price: 125.11<br>Qty: -0.9624", "GLD Sell<br>Date: 2019-08-02<br>Price: 135.95<br>Qty: -0.2281", "GLD Sell<br>Date: 2019-09-03<br>Price: 145.75<br>Qty: -0.5646", "GLD Sell<br>Date: 2020-02-03<br>Price: 148.36<br>Qty: -0.0632", "GLD Sell<br>Date: 2020-03-02<br>Price: 149.20<br>Qty: -0.2100", "GLD Sell<br>Date: 2020-04-02<br>Price: 151.90<br>Qty: -0.9699", "GLD Sell<br>Date: 2020-08-03<br>Price: 185.64<br>Qty: -0.4217", "GLD Sell<br>Date: 2020-10-02<br>Price: 178.50<br>Qty: -0.4251", "GLD Sell<br>Date: 2020-11-02<br>Price: 177.91<br>Qty: -0.0718", "GLD Sell<br>Date: 2021-01-04<br>Price: 182.32<br>Qty: -0.4594", "GLD Sell<br>Date: 2021-05-03<br>Price: 167.81<br>Qty: -0.2346", "GLD Sell<br>Date: 2021-06-02<br>Price: 178.77<br>Qty: -0.6592", "GLD Sell<br>Date: 2021-08-02<br>Price: 169.61<br>Qty: -0.0098", "GLD Sell<br>Date: 2021-10-04<br>Price: 165.36<br>Qty: -0.3598", "GLD Sell<br>Date: 2022-02-01<br>Price: 168.23<br>Qty: -0.7730", "GLD Sell<br>Date: 2022-03-01<br>Price: 181.62<br>Qty: -1.2637", "GLD Sell<br>Date: 2022-05-02<br>Price: 173.63<br>Qty: -0.7158", "GLD Sell<br>Date: 2022-06-02<br>Price: 174.35<br>Qty: -0.1298", "GLD Sell<br>Date: 2022-07-05<br>Price: 164.75<br>Qty: -0.1095", "GLD Sell<br>Date: 2022-09-02<br>Price: 159.26<br>Qty: -0.1770", "GLD Sell<br>Date: 2022-10-03<br>Price: 158.43<br>Qty: -0.4682", "GLD Sell<br>Date: 2022-12-01<br>Price: 167.84<br>Qty: -0.1566", "GLD Sell<br>Date: 2023-01-03<br>Price: 171.06<br>Qty: -0.8399", "GLD Sell<br>Date: 2023-04-03<br>Price: 184.54<br>Qty: -0.0095", "GLD Sell<br>Date: 2023-05-02<br>Price: 187.52<br>Qty: -0.1522", "GLD Sell<br>Date: 2023-11-02<br>Price: 184.12<br>Qty: -0.7769", "GLD Sell<br>Date: 2024-04-02<br>Price: 210.89<br>Qty: -0.9997", "GLD Sell<br>Date: 2024-05-02<br>Price: 213.13<br>Qty: -0.3468", "GLD Sell<br>Date: 2024-08-02<br>Price: 225.34<br>Qty: -1.0765", "GLD Sell<br>Date: 2024-10-02<br>Price: 245.66<br>Qty: -0.2807", "GLD Sell<br>Date: 2024-11-04<br>Price: 252.83<br>Qty: -0.1997"], "legendgroup": "GLD", "marker": {"color": "red", "size": 10, "symbol": "triangle-down"}, "mode": "markers", "name": "GLD Sell", "showlegend": false, "x": ["2018-04-02T04:00:00+00:00", "2018-10-02T04:00:00+00:00", "2018-11-02T04:00:00+00:00", "2019-01-02T05:00:00+00:00", "2019-06-03T04:00:00+00:00", "2019-08-02T04:00:00+00:00", "2019-09-03T04:00:00+00:00", "2020-02-03T05:00:00+00:00", "2020-03-02T05:00:00+00:00", "2020-04-02T04:00:00+00:00", "2020-08-03T04:00:00+00:00", "2020-10-02T04:00:00+00:00", "2020-11-02T05:00:00+00:00", "2021-01-04T05:00:00+00:00", "2021-05-03T04:00:00+00:00", "2021-06-02T04:00:00+00:00", "2021-08-02T04:00:00+00:00", "2021-10-04T04:00:00+00:00", "2022-02-01T05:00:00+00:00", "2022-03-01T05:00:00+00:00", "2022-05-02T04:00:00+00:00", "2022-06-02T04:00:00+00:00", "2022-07-05T04:00:00+00:00", "2022-09-02T04:00:00+00:00", "2022-10-03T04:00:00+00:00", "2022-12-01T05:00:00+00:00", "2023-01-03T05:00:00+00:00", "2023-04-03T04:00:00+00:00", "2023-05-02T04:00:00+00:00", "2023-11-02T04:00:00+00:00", "2024-04-02T04:00:00+00:00", "2024-05-02T04:00:00+00:00", "2024-08-02T04:00:00+00:00", "2024-10-02T04:00:00+00:00", "2024-11-04T05:00:00+00:00"], "y": [991.0, 1116.0, 1051.0, 995.0, 1072.0, 1160.0, 1162.0, 1328.0, 1304.0, 1180.0, 1567.0, 1587.0, 1569.0, 1735.0, 1827.0, 1829.0, 1940.0, 1893.0, 1950.0, 1876.0, 1785.0, 1770.0, 1654.0, 1684.0, 1601.0, 1696.0, 1585.0, 1835.0, 1836.0, 2025.0, 2371.0, 2322.0, 2432.0, 2586.0, 2611.0], "type": "scatter"}], "layout": {"legend": {"orientation": "h", "yanchor": "bottom", "y": 1.02, "xanchor": "right", "x": 1}, "margin": {"t": 80}, "title": {"text": "Portfolio value: total and by asset"}, "xaxis": {"title": {"text": "Date"}}, "yaxis": {"title": {"text": "Value"}}, "hovermode": "closest"}}
